Frame 1 (no input): blank canvas, image omitted
Frame 60 (the mouse pressed at the canvas centre just before this capture): blank canvas, image omitted
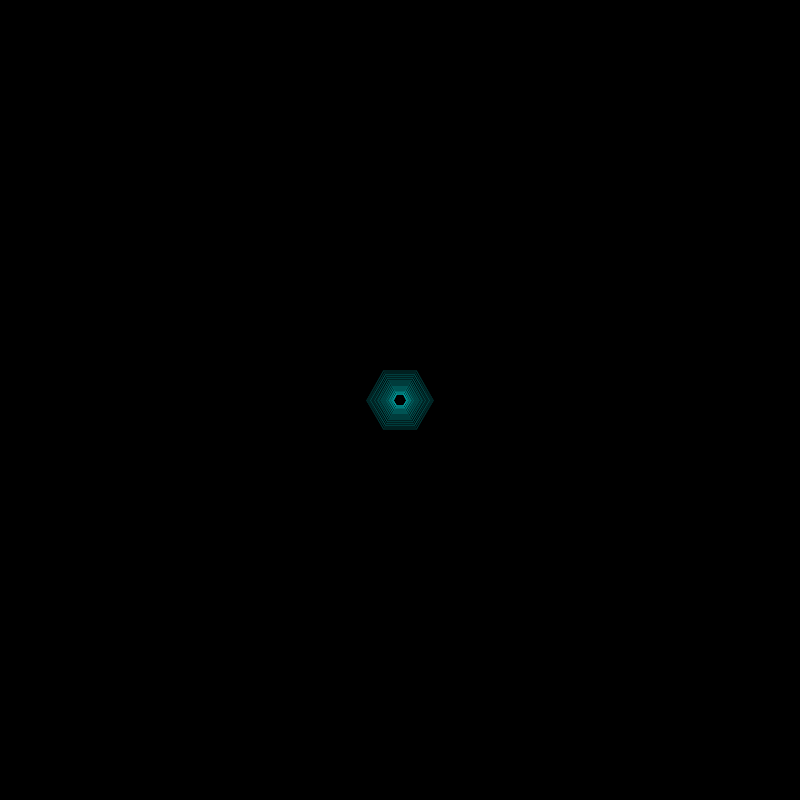
Frame 120 (the mouse held since frame 60 and released just before this capture)

The Processing sketch whose frames 1 and 60 were blank and that drew this single picture after the mouse press (run headless with seeded random() and noise(); from frame 60 on, the mouse is pressed at the canvas centre):

// Processing sketch: renata
// ── renata.pde
//Certamen 1
//Alumna: Renata Vásquez
//Profesor: Nicolás Troncoso
//Fecha: 8/04/2019

//INSTRUCCIONES:
//1) Al mover el mouse a lo largo del canvas el color de la figura cambia.
//2) Al mantener apretado el mouse la figura crece pero deja de rotar, una vez suelto el mouse, esta vuelve a rotar normalmente.
//3) Al mantener cualquier tecla apretada (menos barra espaciadora) la figura comienza a rotar más rápido.
//4) AL apretar la barra espaciadora la figura se detiene.
//5) Para reiniciar el canvas se apreta la tecla Z seguida de X.


triangulo t1;


void setup() {
  size(800, 800);
  background (0);
  colorMode(RGB);
  frameRate(30);

  t1 = new triangulo();
}

void draw() {

  t1.movimiento(1, 6); // (float s , float v) donde s = sentido y la velocidad de rotación de la figura / v = la cantidad de vértices de la figura.
  t1.caracteristicas(0, 1/2);   // (int c, int g) donde c = gama de color de la línea / g = grosor de la línea.
  t1.keyPressed();
  t1.mousePressed();
  t1.reiniciar();
}

// ── Clase.pde
float t; //variable para definir la velocidad de rotación de la figura.
float r; // variable que define la razón de proporción de crecimiento de las figuras.
float c; // Color de la línea.
float g; // Grosor de la línea
float s; //Permite un cambio de dirección de la figura con mayor facilidad.
float v; //Cantidad de vertices de la figura.
float a;

class triangulo {
  {
    r = 1;
  }

  void movimiento (float s, float v ) {

    // Se declara el inicio de la figura
    beginShape();
    // Declaramos la disposición de las figuras a través del canvas así como también la cantidad de vértices de las mismas, esto  indicado con la variable "v"
    for (a = s*t; a < TWO_PI + s*t; a += TWO_PI/v) {
      // aquí se declara desde donde comienza a formarse la figura y el movimietno del vértice, es decir, cómo se va agrandando a través del canvas.
      vertex(r*cos(a)+height/2, r*sin(a)+width/2);
    }
    endShape(CLOSE);

    r *= 1.03; // Aquí se define la razón de crecimiento de la figura.
    t += 1; // Se define el valor de t para que la figura esté siempre en movimiento.

    // Se declara que la figura se comience a hacer nuevamente desde el centro del canvas.
    if (r > width) {
      r = 1; // se declara r con valor 1 para que la figura comience a formarse nuevamente desde centro.
    }
  }

  //La siguiente función define las características del triangulo, como el grosor de la linea y el color de la misma.
  void caracteristicas (int c, int g) {
    noFill();
    strokeWeight(g);
    stroke (c, mouseY, mouseX, 255); //Al mover el mouse a lo largo del canvas, el color de la figura camiba.
  }

  //Los siguientes métodos permite que se generen distintos cambios en la composición.

  //Se declara que al mantener el mouse apretado, la rotación de la figura se detiene y la gama de colores cambia.
  void mousePressed() {
    if (mousePressed) { 
      t= 0;
      c = 255;
    }
  }

  void keyPressed() {
    // Al apretar la barra espaciadora la composición se detiene
    if (key == ' ') {
      t= 0;
      r= 0;
    }
    // Al mantener cualquier tecla apretada, la velocidad de rotación de la figura aumenta
    if (keyPressed == true) {
      t+= 1.5;
    } else {
      t +=1;
    }
  }

  //Este método permite reiniciar el código y "limpiar" el canvas.
  void reiniciar() {
    if (key == 'z') {
      setup();
    }
    if (key == 'x') {
      redraw();
    }
  }
}

//Fin del código
